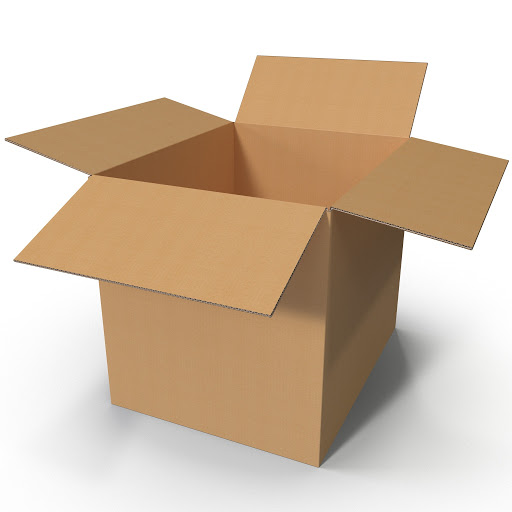
#> input picture images/box.jpg, 512 x 512 px
$ python -i chapter-3.py   (imports and definitions only)   (older library calls are emulated)
#> lines starting #> are read from the running program, lines starting #| are printed output that depends on the picture; after the words box and inside, x2 and y2 are one past the last pixel; in counts of white or black regions, pixels touching at a corner belong together
#> further down, picture is the input picture: shape (512, 512, 3); mean B, G, R 172.6, 192.4, 210.9

#Accessing the webcam
'''
import cv2
cap = cv2.VideoCapture(0)
# Check if the webcam is opened correctly
if not cap.isOpened():
raise IOError("Cannot open webcam")
while True:
    ret, frame = cap.read()
    frame = cv2.resize(frame, None, fx=0.5, fy=0.5,interpolation=cv2.INTER_AREA)
    cv2.imshow('Input', frame)
    c = cv2.waitKey(1)
    if c == 27:
        break
cap.release()
cv2.destroyAllWindows()
'''
#Keyboard Inputs
'''
import argparse
import cv2
def argument_parser():
    parser = argparse.ArgumentParser(description="Change color space of the input video stream using keyboard controls. The control keys are: Grayscale - 'g', YUV - 'y', HSV - 'h'")
    return parser
if __name__=='__main__':
    args = argument_parser().parse_args()
    cap = cv2.VideoCapture(0)
    # Check if the webcam is opened correctly
    if not cap.isOpened():
        raise IOError("Cannot open webcam")
    cur_char = -1
    prev_char = -1
    while True:
    # Read the current frame from webcam
        ret, frame = cap.read()
    # Resize the captured image
        frame = cv2.resize(frame, None, fx=0.5, fy=0.5,interpolation=cv2.INTER_AREA)
        #Listen to the keyboard events
        c = cv2.waitKey(1)#returns the ASCII value of the keyboard input
        if c == 27:
            break
        if c > -1 and c != prev_char:
            cur_char = c
        prev_char = c
        if cur_char == ord('g'):
            output = cv2.cvtColor(frame, cv2.COLOR_BGR2GRAY)
        elif cur_char == ord('y'):
            output = cv2.cvtColor(frame, cv2.COLOR_BGR2YUV)
        elif cur_char == ord('h'):
            output = cv2.cvtColor(frame, cv2.COLOR_BGR2HSV)
        else:
            output = frame
        cv2.imshow('Webcam', output)
    cap.release()
    cv2.destroyAllWindows()
'''
#Mouse inputs
'''
import cv2
import numpy as np
def detect_quadrant(event, x, y, flags, param):#x,y coordinate is obtained after mouse clicking
    if event == cv2.EVENT_LBUTTONDOWN:
        if x > width/2:
            if y > height/2:
                point_top_left = (int(width/2), int(height/2))
                point_bottom_right = (width-1, height-1)
            else:
                point_top_left = (int(width/2), 0)
                point_bottom_right = (width-1, int(height/2))
        else:
            if y > height/2:
                point_top_left = (0, int(height/2))
                point_bottom_right = (int(width/2), height-1)
            else:
                point_top_left = (0, 0)
                point_bottom_right = (int(width/2), int(height/2))
        cv2.rectangle(img, (0,0), (width-1,height-1), (255,255,255), -1)#white rectangle
        cv2.rectangle(img, point_top_left, point_bottom_right, (0,100,0),-1)#green rectangle
if __name__=='__main__':
    width, height = 640, 480
    img = 255 * np.ones((height, width, 3), dtype=np.uint8)
    cv2.namedWindow('Input window')
    cv2.setMouseCallback('Input window', detect_quadrant)
    while True:
        cv2.imshow('Input window', img)
        c = cv2.waitKey(10)
        if c == 27:break
    cv2.destroyAllWindows()
'''
#To see list of all mouse events
'''
import cv2
print([x for x in dir(cv2) if x.startswith('EVENT')])
events=['EVENT_FLAG_ALTKEY', 'EVENT_FLAG_CTRLKEY', 'EVENT_FLAG_LBUTTON', 'EVENT_FLAG_MBUTTON', 'EVENT_FLAG_RBUTTON', 'EVENT_FLAG_SHIFTKEY', 'EVENT_LBUTTONDBLCLK', 'EVENT_LBUTTONDOWN', 'EVENT_LBUTTONUP', 'EVENT_MBUTTONDBLCLK', 'EVENT_MBUTTONDOWN', 'EVENT_MBUTTONUP', 'EVENT_MOUSEHWHEEL', 'EVENT_MOUSEMOVE', 'EVENT_MOUSEWHEEL', 'EVENT_RBUTTONDBLCLK', 'EVENT_RBUTTONDOWN', 'EVENT_RBUTTONUP']
'''

#Interacting with a live video stream
'''
import cv2
import numpy as np
def draw_rectangle(event, x, y, flags, params):
"""
Whenever we draw a rectangle using the
mouse, we basically have to detect three types of mouse events: mouse click, mouse
movement, and mouse button release. This is exactly what we do in this function.
Whenever we detect a mouse click event, we initialize the top left point of the rectangle.
As we move the mouse, we select the region of interest by keeping the current position as
the bottom right point of the rectangle.
Once we have the region of interest, we just invert the pixels to apply the “negative film”
effect. We subtract the current pixel value from 255 and this gives us the desired effect.
When the mouse movement stops and button-up event is detected, we stop updating the
bottom right position of the rectangle. We just keep displaying this image until another
mouse click event is detected.
"""
    global x_init, y_init, drawing, top_left_pt, bottom_right_pt
    if event == cv2.EVENT_LBUTTONDOWN:
        drawing = True
        x_init, y_init = x, y
    elif event == cv2.EVENT_MOUSEMOVE:
        if drawing:
            top_left_pt = (min(x_init, x), min(y_init, y))
            bottom_right_pt = (max(x_init, x), max(y_init, y))
            img[y_init:y, x_init:x] = 255 - img[y_init:y, x_init:x]
        elif event == cv2.EVENT_LBUTTONUP:
            drawing = False
            top_left_pt = (min(x_init, x), min(y_init, y))
            bottom_right_pt = (max(x_init, x), max(y_init, y))
            img[y_init:y, x_init:x] = 255 - img[y_init:y, x_init:x]
if __name__=='__main__':
    drawing = False
    top_left_pt, bottom_right_pt = (-1,-1), (-1,-1)
    cap = cv2.VideoCapture(0)
    # Check if the webcam is opened correctly
    if not cap.isOpened():
        raise IOError("Cannot open webcam")
    cv2.namedWindow('Webcam')
    cv2.setMouseCallback('Webcam', draw_rectangle)
    while True:
        ret, frame = cap.read()
        img = cv2.resize(frame, None, fx=0.5, fy=0.5,interpolation=cv2.INTER_AREA)
        (x0,y0), (x1,y1) = top_left_pt, bottom_right_pt
        img[y0:y1, x0:x1] = 255 - img[y0:y1, x0:x1]
        cv2.imshow('Webcam', img)
        c = cv2.waitKey(1)
        if c == 27:
            break
    cap.release()
    cv2.destroyAllWindows()
'''
#Apply median filter to an image
'''
import cv2
import numpy as np
img = cv2.imread('input.png')
output = cv2.medianBlur(img, 7)#size of kernel related to neighborhood size
cv2.imshow('Input', img)
cv2.imshow('Median filter', output)
cv2.waitKey()
'''
#####################################
#                                                                      #
#                         Cartoonizing an image  ######
#####################################


import cv2
import numpy as np
def cartoonize_image(img, ds_factor=4, sketch_mode=False):
# Convert image to grayscale
#> called with ds_factor = 4, sketch_mode = False
    img_gray = cv2.cvtColor(img, cv2.COLOR_BGR2GRAY)
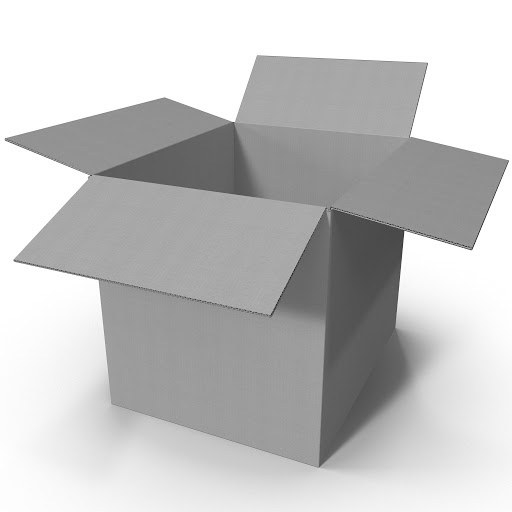
#> img_gray: shape (512, 512); min 20, max 255, mean 195.7
    # Apply median filter to the grayscale image to remove salt and pepper noise
    img_gray = cv2.medianBlur(img_gray,7)
    # Detect edges in the image and threshold it
    edges = cv2.Laplacian(img_gray, cv2.CV_8U, ksize=5)
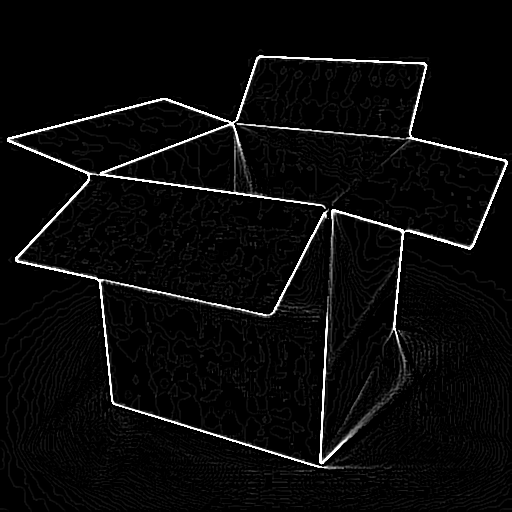
#> edges: shape (512, 512); min 0, max 255, mean 10
    ret, mask = cv2.threshold(edges, 100, 255, cv2.THRESH_BINARY_INV)
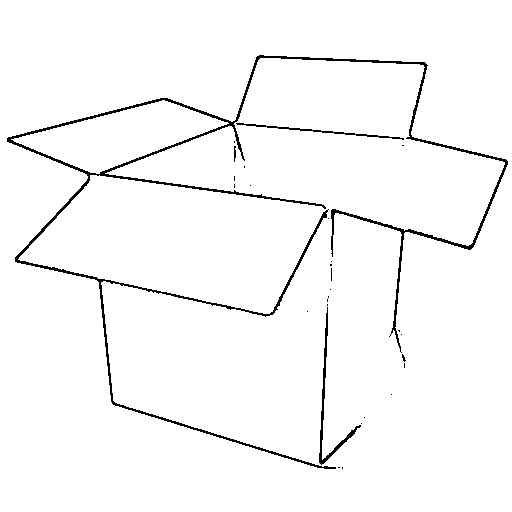
#> mask: shape (512, 512); 97.3% white; black in thin lines or dots, all inside (x1, y1, x2, y2) = (7, 55, 508, 469)
    # 'mask' is the sketch of the image
    #if sketch_mode:return cv2.cvtColor(mask, cv2.COLOR_GRAY2BGR)
    if sketch_mode:
        img_sketch = cv2.cvtColor(mask, cv2.COLOR_GRAY2BGR)
        kernel = np.ones((3,3), np.uint8)
        img_eroded = cv2.erode(img_sketch, kernel, iterations=1)
        return cv2.medianBlur(img_eroded, 5)
    # Resize the image to a smaller size for faster computation
    img_small = cv2.resize(img, None, fx=1.0/ds_factor, fy=1.0/ds_factor,
    interpolation=cv2.INTER_AREA)
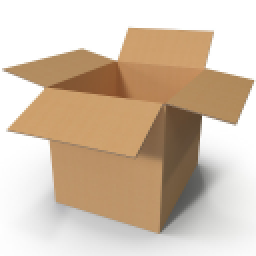
#> img_small: shape (128, 128, 3) (shown 2 times larger); mean B, G, R 172.6, 192.4, 210.9
    num_repetitions = 10
    sigma_color = 5
    sigma_space = 7
    size = 5
    # Apply bilateral filter the image multiple times
    for i in range(num_repetitions):
        img_small = cv2.bilateralFilter(img_small, size, sigma_color,sigma_space)
    img_output = cv2.resize(img_small, None, fx=ds_factor, fy=ds_factor,
    interpolation=cv2.INTER_LINEAR)
    dst = np.zeros(img_gray.shape)
    # Add the thick boundary lines to the image using 'AND' operator
    dst = cv2.bitwise_and(img_output, img_output, mask=mask)
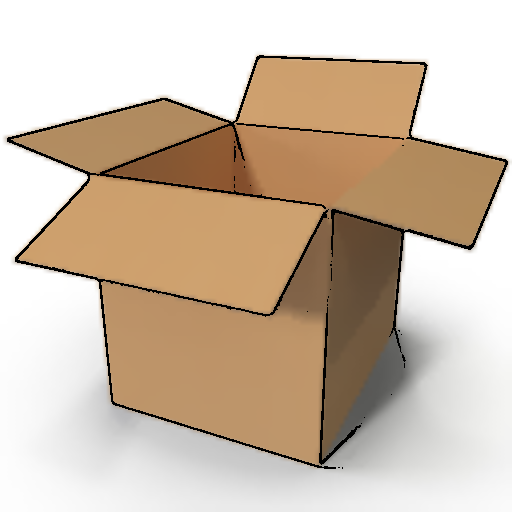
#> dst: shape (512, 512, 3); mean B, G, R 169.6, 188.5, 206.3
    return dst
# [20 lines not run here, left out]

>>> import cv2
>>> picture = cv2.imread('images/box.jpg')
>>> result = cartoonize_image(picture)
